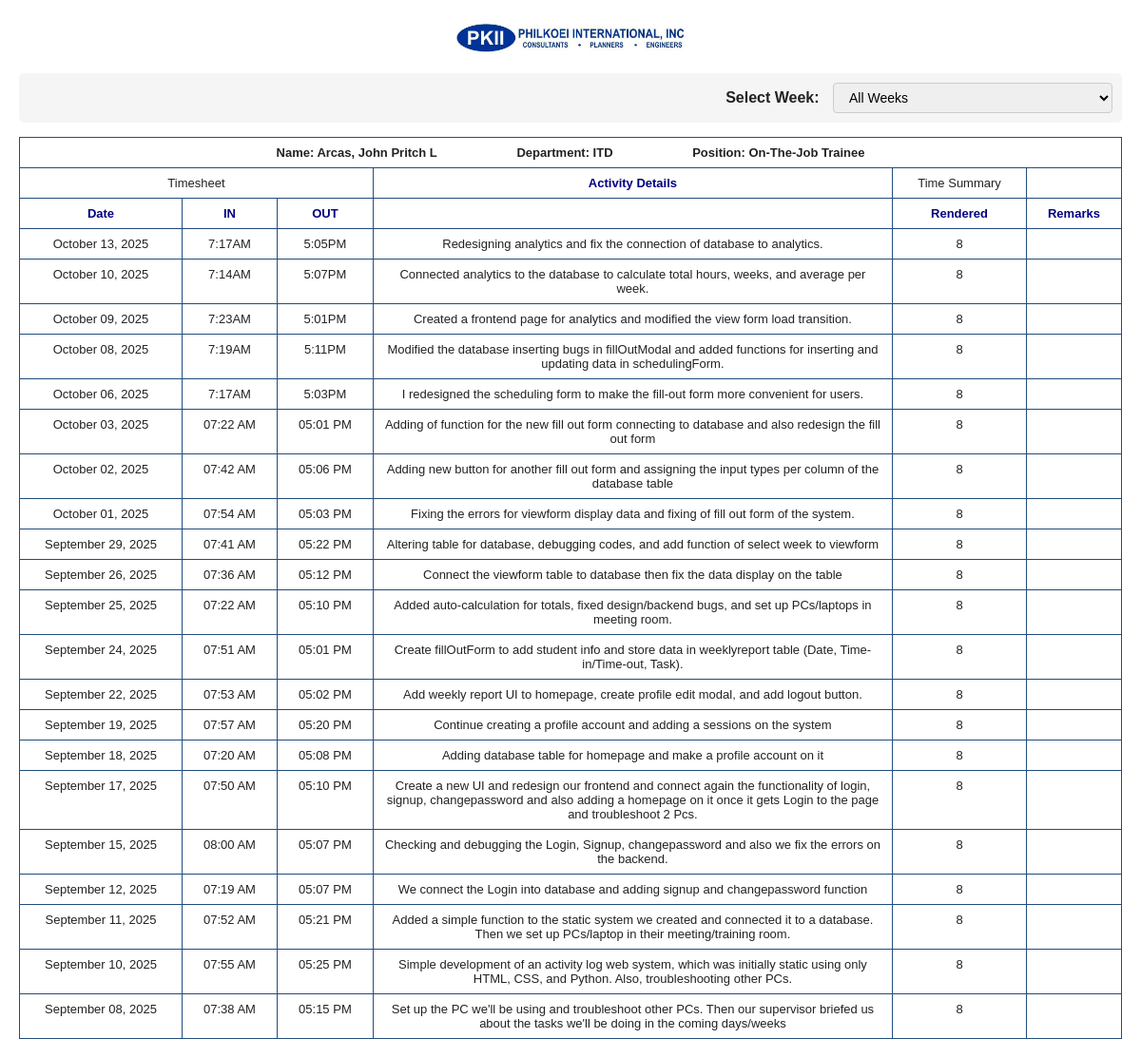
/php/timesheet.php?all=1 (signed in), run on an earlier commit of the app's database.
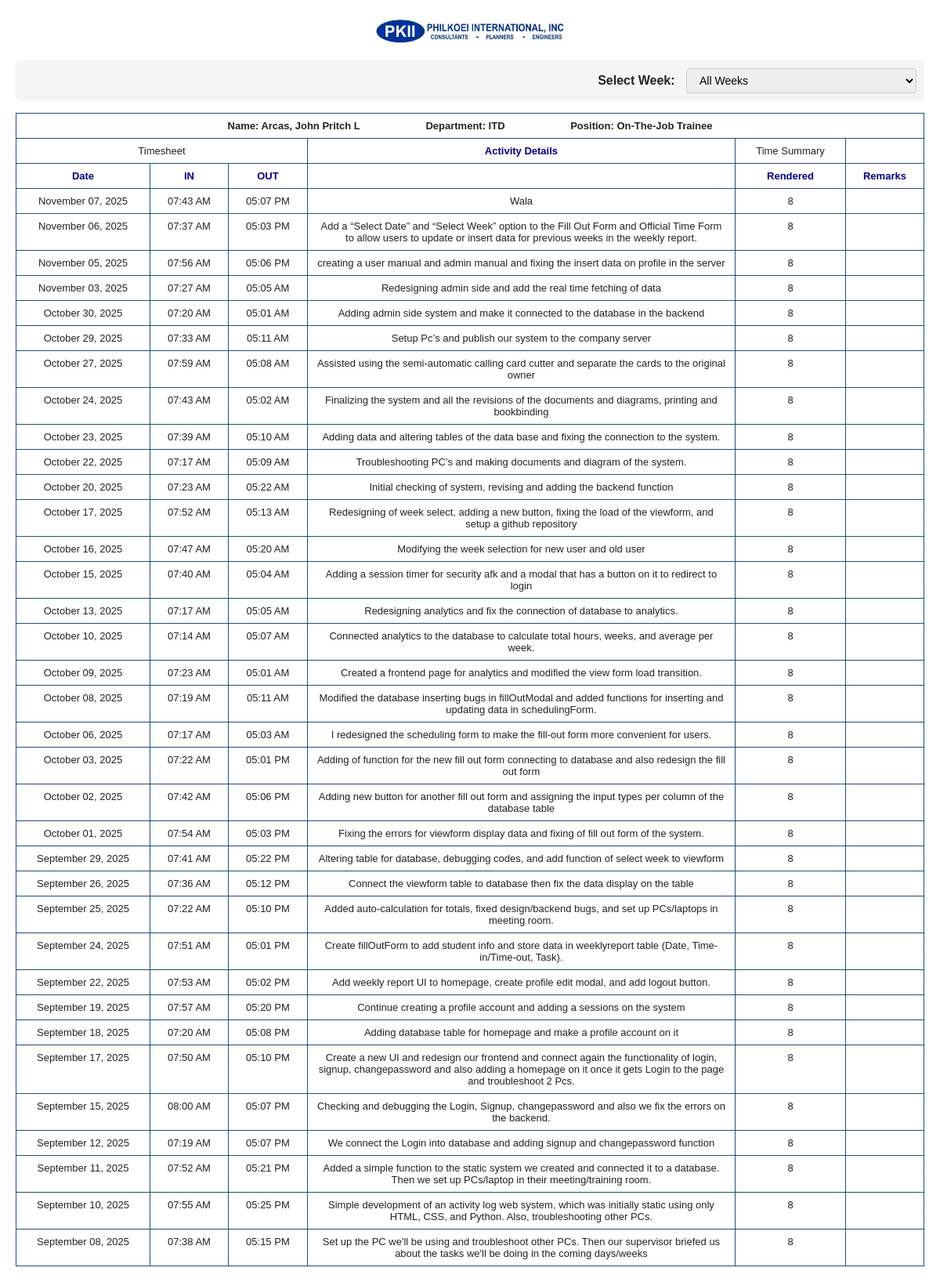
And on a later commit of the database.
### tables this page shows
CREATE TABLE `student_info` (
  `student_id` int(11) NOT NULL,
  `users_user_id` int(11) NOT NULL,
  `student_fn` varchar(100) DEFAULT NULL,
  `student_mi` varchar(255) DEFAULT NULL,
  `student_ln` varchar(100) DEFAULT NULL,
  `student_course` varchar(50) DEFAULT '',
  `student_year` varchar(10) DEFAULT '',
  `company_name` varchar(100) DEFAULT '',
  `profile_picture` longblob DEFAULT NULL,
  `profile_picture_type` varchar(50) DEFAULT '',
  `created_at` timestamp NOT NULL DEFAULT current_timestamp(),
  `updated_at` timestamp NOT NULL DEFAULT current_timestamp() ON UPDATE current_timestamp()
);

CREATE TABLE `weekly_accomplishments` (
  `id` int(11) NOT NULL,
  `users_user_id` int(11) DEFAULT NULL,
  `date_record` date NOT NULL,
  `time_in` varchar(10) NOT NULL,
  `time_out` varchar(10) NOT NULL,
  `task_completed` text NOT NULL,
  `total_hours` decimal(5,2) DEFAULT 0.00,
  `grand_total` decimal(5,2) DEFAULT 0.00,
  `total` decimal(10,2) NOT NULL DEFAULT 0.00,
  `last_updated_at` datetime DEFAULT NULL
);

### php/timesheet.php (the view, shortened to what this page needs)
<?php
require_once "db.php";
$user_id = $_SESSION["user_id"];
$student = [
    'student_fn' => '',
    'student_mi' => '',
    'student_ln' => ''
];
if ($stmt = $conn->prepare("SELECT student_fn, student_mi, student_ln FROM student_info WHERE users_user_id = ? LIMIT 1")) {
    $stmt->bind_param("i", $user_id);
    $stmt->execute();
    $res = $stmt->get_result();
    if ($res && $res->num_rows > 0) {
        $student = $res->fetch_assoc();
    }
}
$last = trim($student['student_ln'] ?? '');
$first = trim($student['student_fn'] ?? '');
$mi = trim($student['student_mi'] ?? '');
$nameFormatted = trim($last . ', ' . $first . ($mi !== '' ? ' ' . strtoupper(substr($mi, 0, 1)) : ''));
$isAllWeeks = isset($_GET['all']) && $_GET['all'] == '1';
$entries = [];
if ($isAllWeeks) {
    $sql = "SELECT DATE(date_record) as d, time_in, time_out, task_completed, total_hours
            FROM weekly_accomplishments
            WHERE users_user_id = ?
            ORDER BY DATE(date_record) DESC, id DESC";
    if ($w = $conn->prepare($sql)) {
        $w->bind_param("i", $user_id);
        $w->execute();
        $r = $w->get_result();
        while ($row = $r->fetch_assoc()) $entries[] = $row;
    }
}
function fmt_time($t) {
    if (preg_match('/^\d{1,2}:\d{2}$/', $t)) {
        return date('h:i A', strtotime($t));
    }
    return htmlspecialchars($t);
}
?>
<!DOCTYPE html>
<html lang="en">
<head>
</head>
<body>
    <div class="logo-wrap">
        <img src="img/pkiilogo.png" alt="Company Logo" onerror="this.style.display='none'; this.nextElementSibling.style.display='block';">
    </div>
    <div class="week-selector no-print">
        <label for="weekSelect">Select Week:</label>
        <select id="weekSelect" onchange="if(this.value==='all'){location.href='timesheet.php?all=1';}else{location.href='timesheet.php?week='+this.value.split('-')[0]+'&year='+this.value.split('-')[1];}">
            <option value="all" <?= $isAllWeeks ? 'selected' : '' ?>>All Weeks</option>
        </select>
    </div>
    <table class="ts-table">
        <thead>
            <tr class="top-meta">
                <th colspan="9" style="text-align: center;">
                    <span style="display: inline-block; margin-right: 80px;">Name: <?php echo htmlspecialchars($nameFormatted); ?></span>
                    <span style="display: inline-block; margin-right: 80px;">Department: ITD</span>
                    <span style="display: inline-block;">Position: On-The-Job Trainee</span>
                </th>
            </tr>
            <tr class="group-head">
                <th colspan="3">Timesheet</th>
                <th colspan="1" class="head-activity">Activity Details</th>
                <th colspan="1">Time Summary</th>
                <th colspan="1"></th>
            </tr>
            <tr>
                <th class="col-date">Date</th>
                <th class="col-time">IN</th>
                <th class="col-time">OUT</th>
                <th class="col-activity"></th>
                <th class="col-rendered">Rendered</th>
                <th class="col-remarks">Remarks</th>
            </tr>
        </thead>
        <tbody>
            <?php if (empty($entries)): ?>
                <tr><td colspan="6" style="text-align:center; padding:20px;">No records found.</td></tr>
            <?php else: ?>
                <?php foreach ($entries as $e): ?>
                    <tr>
                        <td style="text-align:center; white-space:nowrap;"><?php echo htmlspecialchars(date('F d, Y', strtotime($e['d']))); ?></td>
                        <td style="text-align:center; white-space:nowrap;"><?php echo fmt_time($e['time_in']); ?></td>
                        <td style="text-align:center; white-space:nowrap;"><?php echo fmt_time($e['time_out']); ?></td>
                        <td style="text-align:center;"><?php echo nl2br(htmlspecialchars($e['task_completed'] ?? '')); ?></td>
                        <td style="text-align:center;"><?php echo htmlspecialchars(isset($e['total_hours']) && $e['total_hours'] !== null ? (string)intval($e['total_hours']) : ''); ?></td>
                        <td style="text-align:center;"></td>
                    </tr>
                <?php endforeach; ?>
            <?php endif; ?>
        </tbody>
    </table>
</body>
</html>

What changed in the data, as far as the page shows it:
added weekly_accomplishments: d "November 07, 2025", time_in "07:43 AM", time_out "05:07 PM", task_completed "Wala", total_hours "8"
added weekly_accomplishments: d "November 06, 2025", time_in "07:37 AM", time_out "05:03 PM", task_completed "Add a “Select Date” and “Select Week” option to the Fill Out Form and Official Time Form to allow users to update or insert data for previous weeks in the weekly report.", total_hours "8"
added weekly_accomplishments: d "November 05, 2025", time_in "07:56 AM", time_out "05:06 PM", task_completed "creating a user manual and admin manual and fixing the insert data on profile in the server", total_hours "8"
added weekly_accomplishments: d "November 03, 2025", time_in "07:27 AM", time_out "05:05 AM", task_completed "Redesigning admin side and add the real time fetching of data", total_hours "8"
added weekly_accomplishments: d "October 30, 2025", time_in "07:20 AM", time_out "05:01 AM", task_completed "Adding admin side system and make it connected to the database in the backend", total_hours "8"
added weekly_accomplishments: d "October 29, 2025", time_in "07:33 AM", time_out "05:11 AM", task_completed "Setup Pc’s and publish our system to the company server", total_hours "8"
added weekly_accomplishments: d "October 27, 2025", time_in "07:59 AM", time_out "05:08 AM", task_completed "Assisted using the semi-automatic calling card cutter and separate the cards to the original owner", total_hours "8"
added weekly_accomplishments: d "October 24, 2025", time_in "07:43 AM", time_out "05:02 AM", task_completed "Finalizing the system and all the revisions of the documents and diagrams, printing and bookbinding", total_hours "8"
added weekly_accomplishments: d "October 23, 2025", time_in "07:39 AM", time_out "05:10 AM", task_completed "Adding data and altering tables of the data base and fixing the connection to the system.", total_hours "8"
added weekly_accomplishments: d "October 22, 2025", time_in "07:17 AM", time_out "05:09 AM", task_completed "Troubleshooting PC’s and making documents and diagram of the system.", total_hours "8"
added weekly_accomplishments: d "October 20, 2025", time_in "07:23 AM", time_out "05:22 AM", task_completed "Initial checking of system, revising and adding the backend function", total_hours "8"
added weekly_accomplishments: d "October 17, 2025", time_in "07:52 AM", time_out "05:13 AM", task_completed "Redesigning of week select, adding a new button, fixing the load of the viewform, and setup a github repository", total_hours "8"
added weekly_accomplishments: d "October 16, 2025", time_in "07:47 AM", time_out "05:20 AM", task_completed "Modifying the week selection for new user and old user", total_hours "8"
added weekly_accomplishments: d "October 15, 2025", time_in "07:40 AM", time_out "05:04 AM", task_completed "Adding a session timer for security afk and a modal that has a button on it to redirect to login", total_hours "8"
changed weekly_accomplishments "Redesigning analytics and fix the connection of database to analytics.": time_in "7:17AM" → "07:17 AM"; time_out "5:05PM" → "05:05 AM"
changed weekly_accomplishments (number 16 of 35 on the later page): time_in "7:14AM" → "07:14 AM"; time_out "5:07PM" → "05:07 AM"
changed weekly_accomplishments (number 17 of 35 on the later page): time_in "7:23AM" → "07:23 AM"; time_out "5:01PM" → "05:01 AM"
changed weekly_accomplishments (number 18 of 35 on the later page): time_in "7:19AM" → "07:19 AM"; time_out "5:11PM" → "05:11 AM"
changed weekly_accomplishments (number 19 of 35 on the later page): time_in "7:17AM" → "07:17 AM"; time_out "5:03PM" → "05:03 AM"
